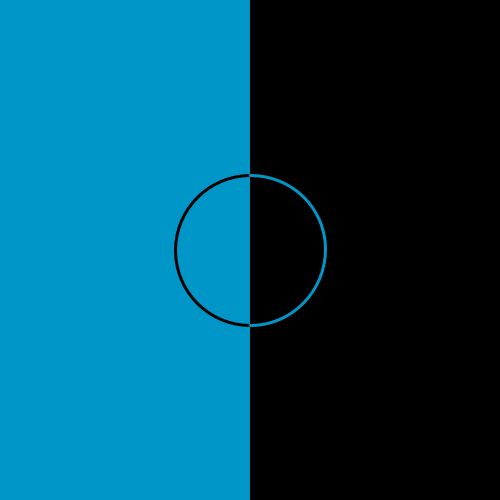
Frame 1 (no input)
Frame 60 (the mouse pressed at the canvas centre just before this capture): identical to frame 1, image omitted
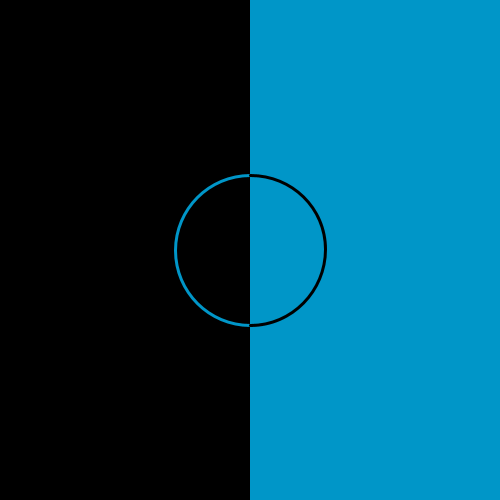
Frame 120 (the mouse held since frame 60 and released just before this capture)

The Processing sketch that drew these frames (run headless with seeded random() and noise(); from frame 60 on, the mouse is pressed at the canvas centre):

// Processing sketch: Notes_1_Conditionals_with_User_Interaction
// ── Notes_1_Conditionals_with_User_Interaction.pde
// two semicircles
// two background colors
// colors switch sides as the mouse moves

/*
conditional: if ..., then ....
 
 if (boolean expression) {
 // code to execute
 // if boolean expression is true
 }
 
 -------
 
 if (boolean expression) {
 // code to execute
 // if boolean expression is true
 } else {
 // code to exectute
 // if boolean expression is false
 }
 
 -------
 
 if (boolean expression #1) {
 // code to execute
 // if boolean expression #1 is true
 } else if (bool expression #2) {
 // code to execute
 // if boolean expression #2 is true
 } else if (boolean expression #N) {
 // code to execute
 // if boolean expression #2 is true
 } else {
 // code to execute
 // if none of the boolean expressions are true
 }
 */

color color1;
color color2;

void setup() {
  size(500, 500);
  color1 = color(0, 150, 200);
  color2 = color(0);
}

void draw() {
  noStroke();
  background(255);

  if (mouseX < (width / 2.0)) {
    fill(color1);
    rect(-5, -5, (width / 2.0) + 10, height + 10);

    fill(color2);
    rect(width / 2.0, -5, (width / 2.0) + 10, height + 10);
  } else {
    fill(color2);
    rect(-5, -5, (width / 2.0) + 10, height + 10);

    fill(color1);
    rect(width / 2.0, -5, (width / 2.0) + 10, height + 10);
  }

  if (mouseY < height / 2.0) {
    fill(color1);
    stroke(color2);
    strokeWeight(3);
    arc(width / 2.0, height / 2.0, 150, 150, HALF_PI, 3 * HALF_PI);

    fill(color2);
    stroke(color1);
    strokeWeight(3);
    arc(width / 2.0, height / 2.0, 150, 150, 3 * HALF_PI, TWO_PI + HALF_PI);
  } else {
    fill(color2);
    stroke(color1);
    strokeWeight(3);
    arc(width / 2.0, mouseY, 150, 150, HALF_PI, 3 * HALF_PI);

    fill(color1);
    stroke(color2);
    strokeWeight(3);
    arc(width / 2.0, mouseY, 150, 150, 3 * HALF_PI, TWO_PI + HALF_PI);
  }
}

void keyPressed() {
  // if spacebar is pressed, then colors return to start values
  // if a key is pressed, color1 is a random color
  // if d key is pressed, color2 is a random color
  // if s key is pressed, color1 and color2 are pink

  if (key == 'a') {
    color1 = getRandomColor();
  } else if (key == 'd') {
    color2 = getRandomColor();
  } else if (key == 's') {
    color1 = getRandomColor();
    color2 = getRandomColor();
  } else if (key == ' ') {
    color1 = color(0, 150, 200);
    color2 = color(0);
  }
}

color getRandomColor() {
  int r = (int)random(255);
  int g = (int)random(255);
  int b = (int)random(255);
  return color(r, g, b);
}
